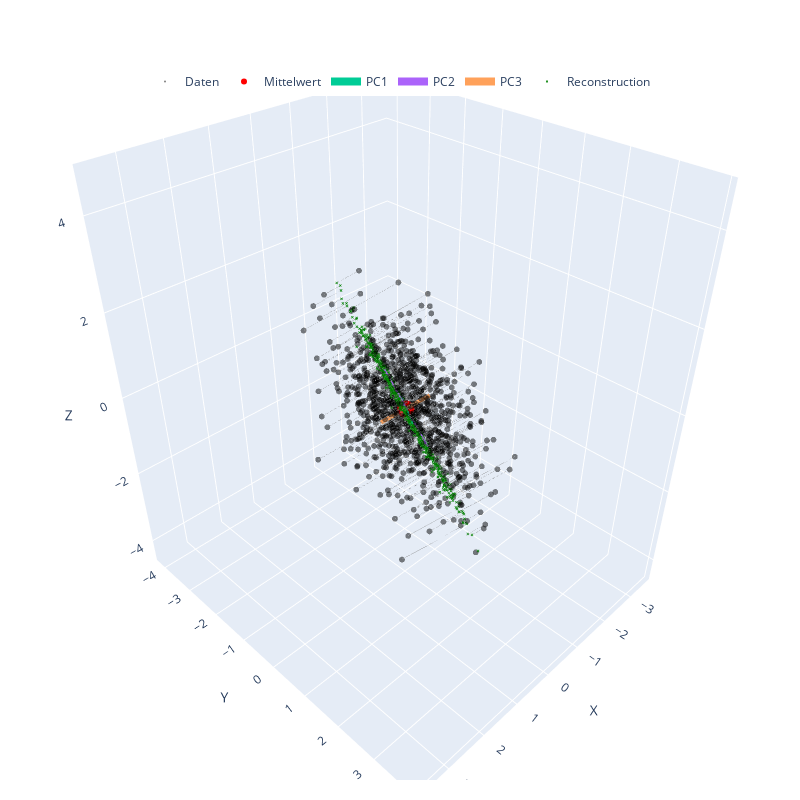

Source (notebook cell):
### Markdown cell above
### (b) Projection and Reconstruction in Subspace (2 Points)

- Project the data onto the subspace spanned by the **first two principal components** (i.e., the top 2 eigenvectors).
- What is the **dimensionality** of the data after projection?
- Reconstruct the data from the 2D projection back into the original **3D** space.
- Plot both the **original** and the **reconstructed** data in 3D.
- **Discuss what type of information has been lost** due to the projection.

### Code cell
# TODO: project data3d to first two principal components in and plot in 2D
#creating the reduced pca with 2 principal components
pca3dReduced, eigVecReduced, eigValReduced, meanReduced = pca(data3d, 2)
#plot data3D with only 2 PC - so plot2DPCA
plot2DPCA(pca3dReduced, meanReduced, eigVecReduced, eigValReduced)

# TODO: print dimensionality of X_reduced
#prints the dimensionality of pca3dReduced, should be (n_samples, 2)
print("Dimensionality:\n", pca3dReduced.shape)

# TODO: reconstruct from projection into 3D and plot using plot3DPCA
#creating the reconstruction-data
#(2,3).T to get(3,2) and get back 3 dimensions in form of (n_samples, 3) 
# + mean to set the center back to where it should be
recData = np.dot(pca3dReduced, eigVecReduced.T) + meanReduced

# TODO: Plot reconstruction using plot3DPCA
#plot the original data3d together with the reconstructed recData
#recData will be visible as a plane in the plot
plot3DPCA(data3d, meanReduced, eigVec, eigVal, recData=recData, showReconstruction=True)

#lost information:
#by using the first 2 components, the dimensionality is reduced from 3D to 2D => therefore plot2DPCA
#by reconstructing the 3D data from 2D, there is no information from the third PC, so the reconstruction does not perfectly match the original
#variation from the smallest variance is lost
#therefore fine structural details are missing in the reconstruction
